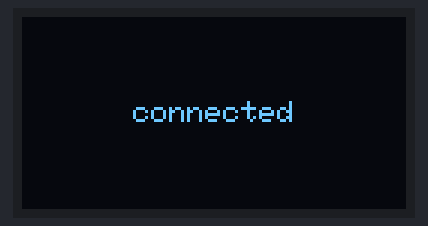
This sketch was run on a simulated ESP32. On the bench: 128×64 one-colour display. WiFi joins after 1.5 s; servers stay silent unless stated; what the sketch prints to the serial monitor is not drawn.

Above: at 3.8 s.

The sketch:

ssd1306_128x64_i2c_copy_20240529232840.ino
```cpp
#include <Arduino.h>
#include "WiFi.h"
#include <HTTPClient.h>

#include <SPI.h>
#include <Wire.h>
#include <Adafruit_GFX.h>
#include <Adafruit_SSD1306.h>

#define SCREEN_WIDTH 128 // OLED display width, in pixels
#define SCREEN_HEIGHT 64 // OLED display height, in pixels

// Declaration for an SSD1306 display connected to I2C (SDA, SCL pins)
// The pins for I2C are defined by the Wire-library.
// On an arduino UNO:       A4(SDA), A5(SCL)
// On an arduino MEGA 2560: 20(SDA), 21(SCL)
// On an arduino LEONARDO:   2(SDA),  3(SCL), ...
#define OLED_RESET     -1 // Reset pin # (or -1 if sharing Arduino reset pin)
#define SCREEN_ADDRESS 0x3D ///< See datasheet for Address; 0x3D for 128x64, 0x3C for 128x32
Adafruit_SSD1306 display(SCREEN_WIDTH, SCREEN_HEIGHT, &Wire, OLED_RESET);

#define WIFI_NETWORK "WEEEEEEEE"
#define WIFI_PASSWORD "monkeyflip!"
#define WIFI_TIMEOUT_MS 20000

void setup() {
  Serial.begin(9600);
  delay(2000);

  // SSD1306_SWITCHCAPVCC = generate display voltage from 3.3V internally
  if(!display.begin(SSD1306_SWITCHCAPVCC, SCREEN_ADDRESS)) {
    Serial.println(F("SSD1306 allocation failed"));
    for(;;); // Don't proceed, loop forever
  }

  Serial.println("hi");
  connectToWifi();

  display.clearDisplay();

}

void loop() {

  display.clearDisplay();
  boolean isConnected = WiFi.status() == WL_CONNECTED;
  if (!isConnected) {
    displayTextCenter("not connected", 1, 0 ,0);
    return;
  }


  displayTextCenter("connected", 1, 0, 0);
  sendRequest();
  display.display();


}


void connectToWifi() {
  Serial.print("connecting to wifi");
  WiFi.mode(WIFI_STA);
  WiFi.begin(WIFI_NETWORK, WIFI_PASSWORD);

  unsigned long startAttemptTime = millis();
  while (WiFi.status() != WL_CONNECTED && millis() - startAttemptTime < WIFI_TIMEOUT_MS) {
    Serial.print(".");
    delay(100);
  }

  if (WiFi.status() != WL_CONNECTED) {
    Serial.println("Failed");
  } else {
    Serial.print("Connected");
    Serial.println(WiFi.localIP());
  }
}


void sendRequest() {
  Serial.println("sendRequest");

  HTTPClient http;

  // String queries = "?x=" + String(xAcceleration) + "&y=" + String(yAcceleration) + "&z=" + String(zAcceleration) + "&pressed=" + buttonStateShorten;
  // String getPointURL = "http://10.0.0.172:8005/receiveData"; // home
  String getPointURL = "http://172.20.10.2:8005/receiveData"; // hotspot

  String finalQuery = getPointURL;

  http.begin(finalQuery);

  int httpCode = http.GET();

  if (httpCode == 200) {
    String payload = http.getString();

    displayData(payload);

    Serial.println(httpCode);
    Serial.println(payload);
  } else {
    Serial.print(httpCode);
    Serial.println(" code");
  }

  http.end();

  // j++;
  // Serial.print(j);


}

void displayData(String payload) {

  display.clearDisplay();
  int firstComma = payload.indexOf(',');
  int secondComma = payload.indexOf(',', firstComma + 1);

  String value1 = payload.substring(0, firstComma);
  String value2 = payload.substring(firstComma + 1, secondComma);
  String value3 = payload.substring(secondComma + 1);

  Serial.println(value3);

  displayTextCenter(value3, 2, 0, 0);

  display.display();


  // No need to convert to other data types, as they are already strings
  // Process the values (value1, value2, value3)
}

void displayTextCenter(String text, uint8_t textSize, int16_t xOffset, int16_t yOffset) {
  int16_t x;
  int16_t y;
  uint16_t textWidth;
  uint16_t textHeight;

  display.setTextSize(textSize);
  display.setTextColor(WHITE, BLACK);
  display.getTextBounds(text, 0, 0, &x, &y, &textWidth, &textHeight);
  centerCursorWithText(xOffset, yOffset, textWidth, textHeight);
  display.print(text);
}

void displayText(String text, uint8_t textSize, int16_t xPosition, int16_t yPosition) {
  int16_t x;
  int16_t y;
  uint16_t textWidth;
  uint16_t textHeight;

  display.setTextSize(textSize);
  display.setTextColor(WHITE, BLACK);
  display.getTextBounds(text, 0, 0, &x, &y, &textWidth, &textHeight);
  display.setCursor(xPosition, yPosition - textHeight);
  display.print(text);
}

void centerCursorWithText(int16_t xOffset, int16_t yOffset, uint16_t textWidth, uint16_t textHeight) {
  display.setCursor(display.width() / 2 - textWidth / 2 + xOffset, display.height() / 2 - textHeight / 2 + yOffset);
}
```
